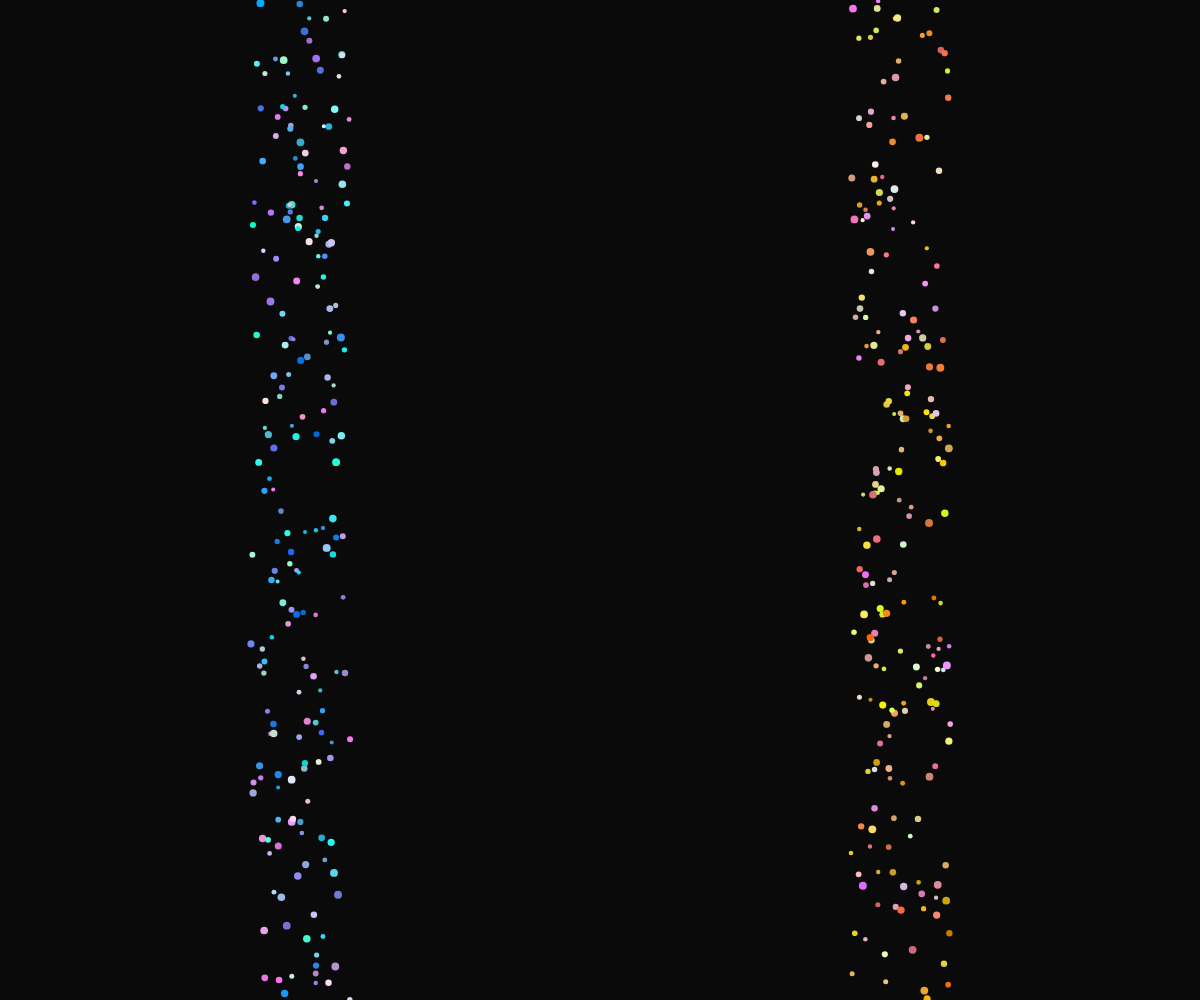
Frame 1 (no input)
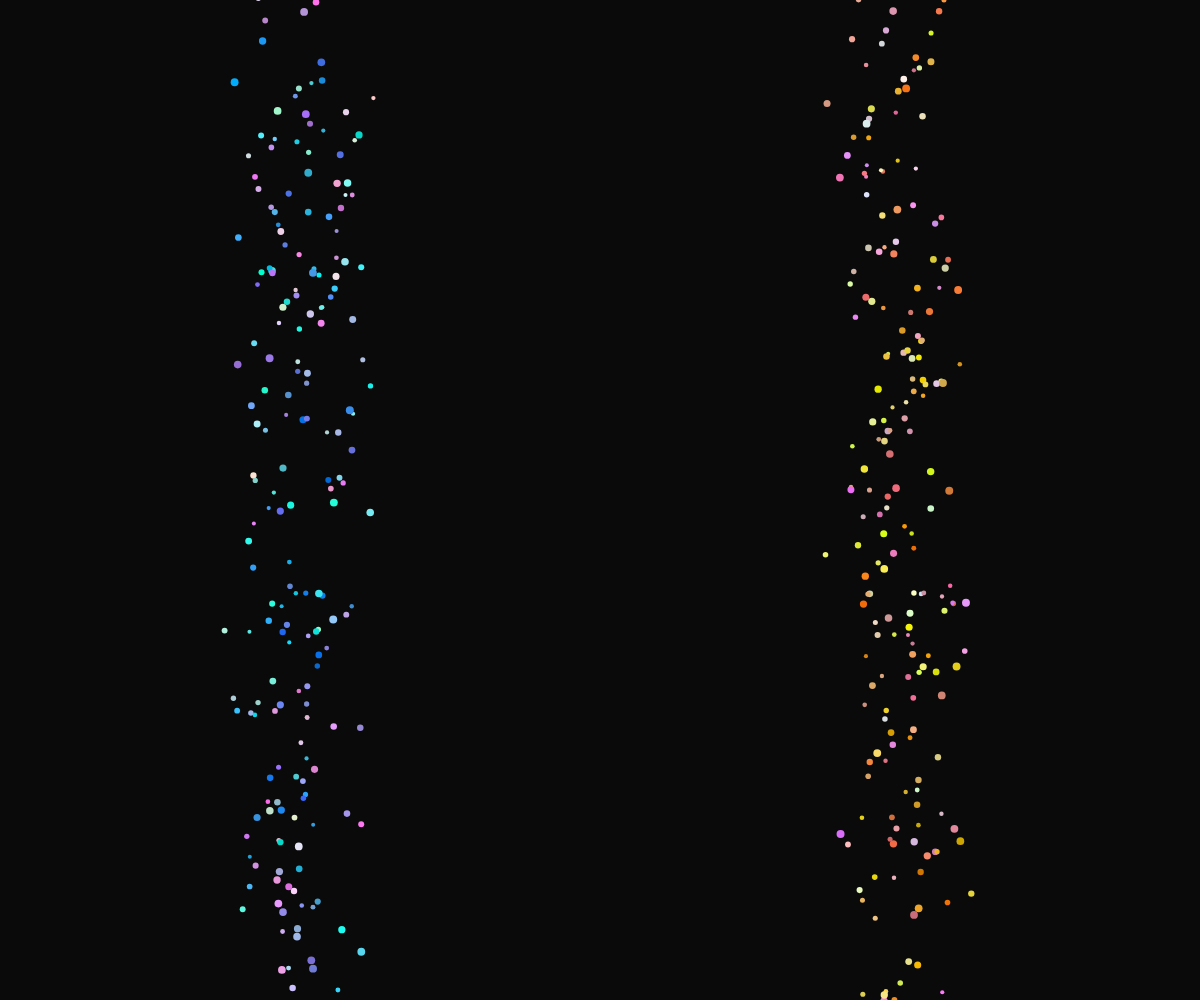
Frame 60 (no input)
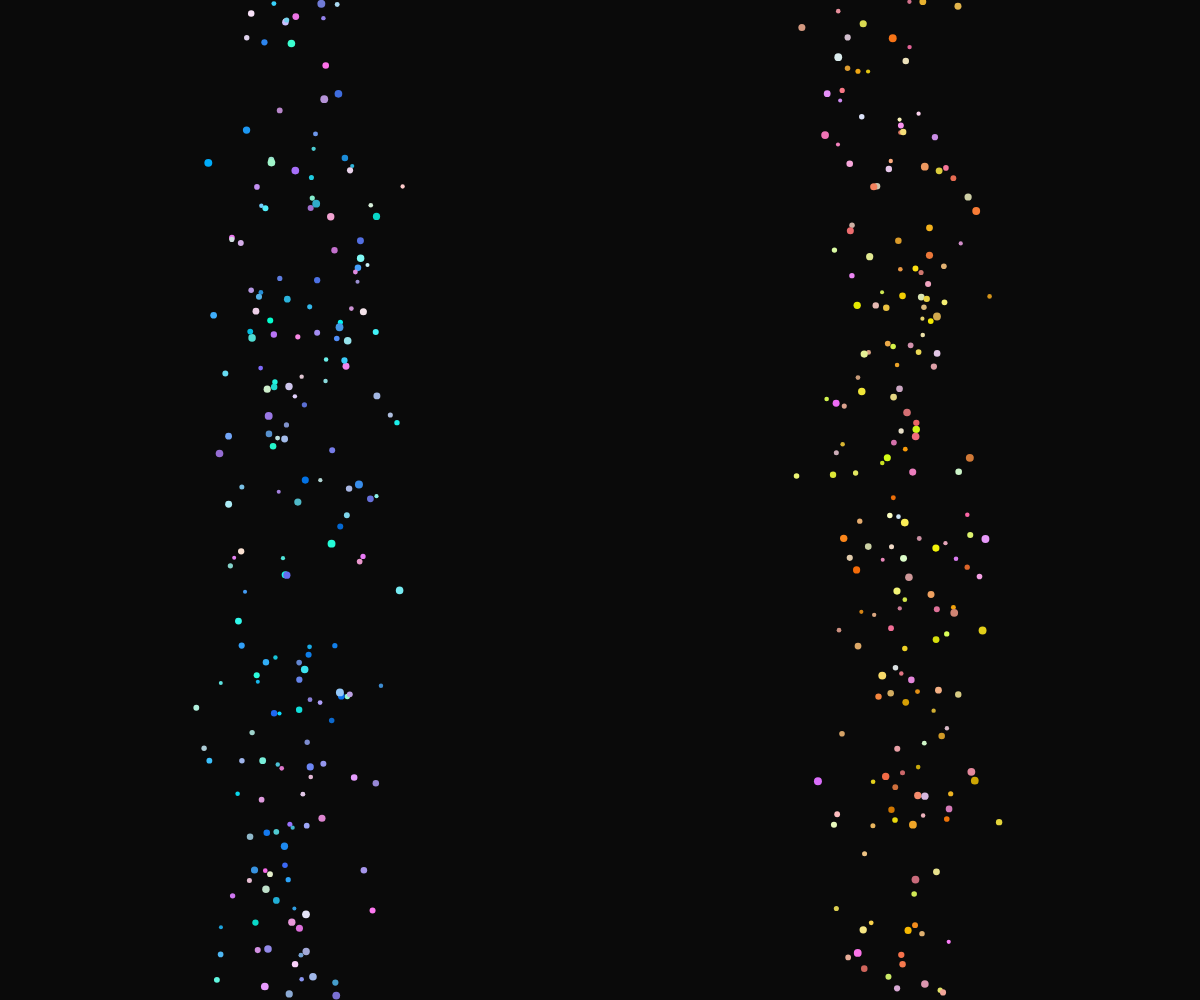
Frame 120 (the mouse pressed at the canvas centre since frame 60)

The p5.js sketch that drew these frames (run headless with seeded random() and noise() and a simulated clock; from frame 60 on, the mouse is pressed at the canvas centre):

// p5.js sketch
// ── sketch.js
let particles1 = [];
let particles2 = [];
const numParticles = 200;
const streamWidth = 100;
const interactionRadius = 80;

function setup() {
  createCanvas(windowWidth, windowHeight);
  noStroke();

  // Initialize two streams of particles
  for (let i = 0; i < numParticles; i++) {
    particles1.push({
      x: random(width / 4 - streamWidth / 2, width / 4 + streamWidth / 2),
      y: random(height),
      vx: random(-0.5, 0.5),
      vy: random(0.5, 1.5),
      color: color(random(255), random(100, 255), random(200, 255)),
      size: random(4, 8)
    });

    particles2.push({
      x: random(3 * width / 4 - streamWidth / 2, 3 * width / 4 + streamWidth / 2),
      y: random(height),
      vx: random(-0.5, 0.5),
      vy: random(-1.5, -0.5),
      color: color(random(200, 255), random(100, 255), random(255)),
      size: random(4, 8)
    });
  }
}

function draw() {
  background(10);

  // Update and display particles
  for (let i = 0; i < numParticles; i++) {
    let p1 = particles1[i];
    let p2 = particles2[i];

    // Move particles
    p1.x += p1.vx;
    p1.y += p1.vy;
    p2.x += p2.vx;
    p2.y += p2.vy;

    // Boundary check and reset
    if (p1.y > height + 20) {
      p1.y = -20;
      p1.x = random(width / 4 - streamWidth / 2, width / 4 + streamWidth / 2);
    }
    if (p2.y < -20) {
      p2.y = height + 20;
      p2.x = random(3 * width / 4 - streamWidth / 2, 3 * width / 4 + streamWidth / 2);
    }

    // Interaction between particles
    let d = dist(p1.x, p1.y, p2.x, p2.y);
    if (d < interactionRadius) {
      // Blend colors when close
      let blendedColor = lerpColor(p1.color, p2.color, 0.5);
      fill(blendedColor);
    } else {
      fill(p1.color);
    }

    ellipse(p1.x, p1.y, p1.size);

    if (d < interactionRadius) {
      // Blend colors when close
      let blendedColor = lerpColor(p2.color, p1.color, 0.5);
      fill(blendedColor);
    } else {
      fill(p2.color);
    }

    ellipse(p2.x, p2.y, p2.size);
  }
}

function windowResized() {
  resizeCanvas(windowWidth, windowHeight);
}
